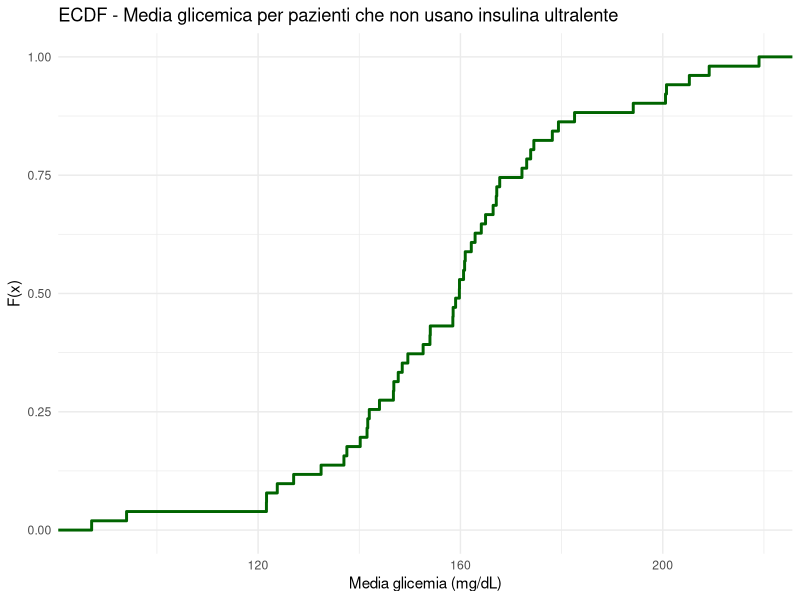

Write the R code that produced this figure.
# === LIBRERIE ===
library(dplyr)
library(lubridate)
library(readr)
library(ggplot2)

# === 1. CARICAMENTO DATI ===
data <- read_csv("./dataset/diabetes_clean_data3.csv", show_col_types = FALSE)
data$DateTime <- ymd_hms(data$DateTime)
data$UsesUltraLente <- as.logical(data$UsesUltraLente)

# === 2. FILTRA PAZIENTI CHE USANO ULTRALENTE + GLICEMIE (Code 48–64) ===
glicemie_ultralente <- data %>%
  filter(UsesUltraLente == FALSE, Code >= 48 & Code <= 64)

# === 3. CALCOLA LA MEDIA GLICEMICA PER PAZIENTE ===
medie_ultralente <- glicemie_ultralente %>%
  group_by(PatientID) %>%
  summarise(MediaGlicemia = mean(Value, na.rm = TRUE)) %>%
  ungroup()

  print(medie_ultralente, n = Inf)  

# === 4. CREA E SALVA GRAFICO ECDF ===
pdf("./grafici_plot/ecdf_glicemia_pazienti_non_ultralente.pdf", width = 7, height = 5)

ggplot(medie_ultralente, aes(x = MediaGlicemia)) +
  stat_ecdf(geom = "step", color = "darkgreen", size = 1) +
  labs(
    title = "ECDF - Media glicemica per pazienti che non usano insulina ultralente",
    x = "Media glicemia (mg/dL)",
    y = "F(x)"
  ) +
  theme_minimal()

dev.off()
